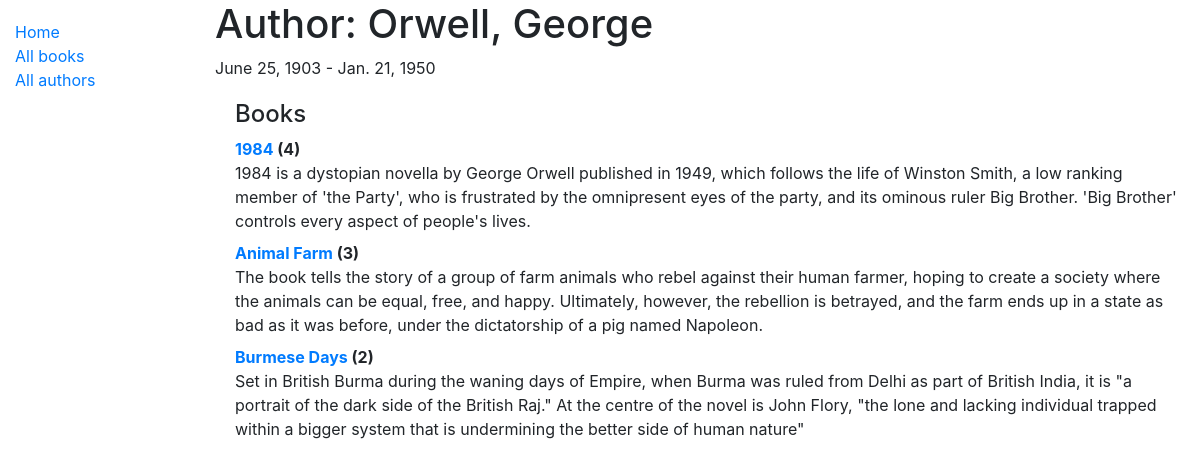
Page /catalog/authors/1 on the committed database.
### catalog/models.py (models this page shows, shortened)
class Author(models.Model):
	first_name=models.CharField(max_length=100)
	last_name=models.CharField(max_length=100)
	date_of_birth=models.DateField(null=True, blank=True)
	date_of_death=models.DateField('Died', null=True, blank=True)
	class Meta:
		ordering=['last_name', 'first_name']

class Book(models.Model):
	title=models.CharField(max_length=200)
	author=models.ForeignKey('Author', on_delete=models.SET_NULL, null=True)
	summary=models.TextField(max_length=1000, help_text='Enter a brief description of the book')
	isbn = models.CharField('ISBN', max_length=13, help_text='13 Character <a href=“https://www.isbn-international.org/content/what-isbn">ISBN number</a>')
	genre=models.ManyToManyField(Genre, help_text='Select a genre for this book')
	language=models.ForeignKey('Language', on_delete=models.SET_NULL, null=True)
	def display_genre(self):
		"""Create a string for the Genre. This is required to display genre in Admin """
		return ', '.join(genre.name for genre in self.genre.all()[:3])
	display_genre.short_description = 'Genre'

### catalog/views.py (the view)
# urls.py: path('authors/<int:pk>', views.AuthorDetailView.as_view(), name='author-detail'),
class AuthorDetailView(generic.DetailView):
	model = Author

### catalog/templates/catalog/author_detail.html (shortened to what this page needs)
{% extends "base_generic.html" %}
{% block content %}
  <h1>Author: {{ author.last_name }}, {{ author.first_name }}</h1>
  <p>{{author.date_of_birth}} - {% if author.date_of_death %}{{author.date_of_death}} {% endif %}
  <div style="margin-left:20px;margin-top:20px">
    <h4>Books</h4>
    <dl>
      {% for book in author.book_set.all %}
        <dt><a href="{% url 'book-detail' book.pk %}">{{book.title}}</a> ({{book.bookinstance_set.all.count}})</dt>
        <dd>{{book.summary}}</dd>
      {% endfor %}
    </dl>
  </div>
{% endblock %}

### rows in the picture
Author: last_name "Orwell", first_name "George", date_of_birth "June 25, 1903", date_of_death "Jan. 21, 1950"
Book: title "1984", bookinstance_set.all.count "4", summary "1984 is a dystopian novella by George Orwell published in 1949, which follows the life of Winston Smith, a low ranking member of 'the Party', who is frustrated by the omnipresent eyes of the party, and its ominous ruler Big Brother. 'Big Brother' controls every aspect of people's lives."
Book: title "Animal Farm", bookinstance_set.all.count "3", summary "The book tells the story of a group of farm animals who rebel against their human farmer, hoping to create a society where the animals can be equal, free, and happy. Ultimately, however, the rebellion is betrayed, and the farm ends up in a state as bad as it was before, under the dictatorship of a pig named Napoleon."
Book: title "Burmese Days", bookinstance_set.all.count "2", summary "Set in British Burma during the waning days of Empire, when Burma was ruled from Delhi as part of British India, it is \"a portrait of the dark side of the British Raj.\" At the centre of the novel is John Flory, \"the lone and lacking individual trapped within a bigger system that is undermining the better side of human nature\""
